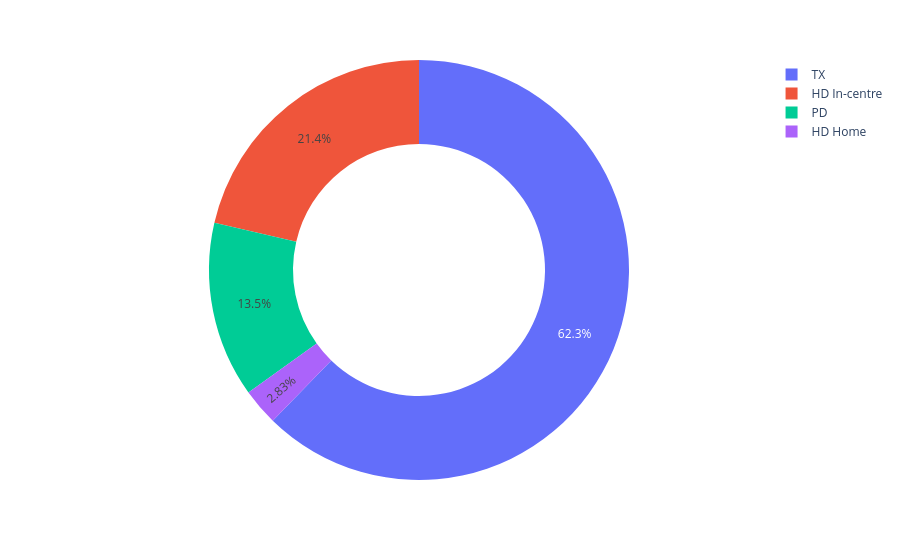

Here is the notebook cell this chart was saved with:
### Code cell
from IPython.display import display, Markdown
import plotly.express as px


display(Markdown(output.all.prevalent_krt.metadata.description))
units = [key for key in output.units.keys()]
units_str = ", ".join(units)
satellite_unit = units[-1]


display(
    Markdown(
f"""
### Total Patient Population : {output.all.prevalent_krt.metadata.population_size}
### Satellite Units : {units_str}
"""
    )
)



all_patients = px.pie(
    names = output.units[satellite_unit].prevalent_krt.data.x,
    values = output.units[satellite_unit].prevalent_krt.data.y,
    hole=0.6,
)
all_patients.show()
#all_patients.show("png")

### Figure 1 — Plotly figure (JSON) as saved in the notebook; plotly's stock layout.template omitted (floating-point values rounded to 4 significant figures)
{"data": [{"domain": {"x": [0, 1], "y": [0, 1]}, "hole": 0.6, "hovertemplate": "label=%{label}<br>value=%{value}<extra></extra>", "labels": ["HD Home", "HD In-centre", "PD", "TX"], "legendgroup": "", "name": "", "showlegend": true, "type": "pie", "values": [28, 212, 134, 617]}], "layout": {"legend": {"tracegroupgap": 0}, "margin": {"t": 60}}}
